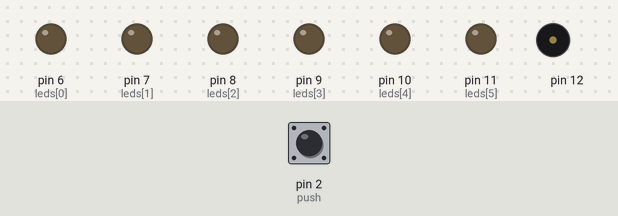
A sketch run on a simulated Arduino Uno, built with avr-gcc and run on an emulated ATmega328P. Parts: output pins drawn as LEDs (lit = HIGH), buzzer (waves = sounding). Inputs (shaded band) come from the test bench; at power-on: pin 2 (push) HIGH. What the sketch prints to the serial monitor is not drawn.

Above: at 2.1 s.
At 4.1 s:
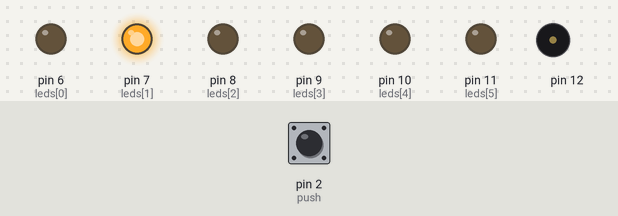
4.2 s: pin 2 (push) pulled LOW for 0.15 s
At 4.2 s:
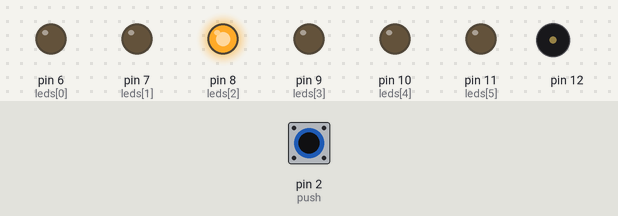
Timing chart, 0 to 13.2 s (numbered marks = the images above; inputs shaded):
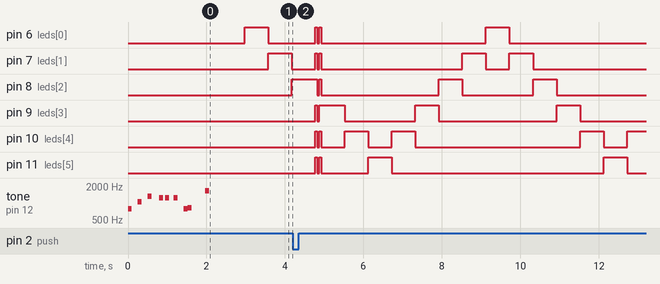

The sketch:

React_.ino
```cpp
/*
Reaktionsspiel
Taster drücken wenn die grüne LED leuchtet

LED grün = 11
LEDs farbig = 6,7, 8, 9, 10
Lautsprecher = 12
Taster (push) = 2
*/

#include <Tone.h>

int push   =  2; //Taster auf Pin 2
int leds[] = { 6, 7, 8, 9, 10, 11 }; //LEDs in einem array = Eingaben zusammen nehmen
int index = 0; //
boolean runningUp = true; //Taster im richtigen Moment drücken
int startSpeed = 600; //Start Spielgeschwindigkeit
int faster = 70; //maximale Spielgeschwindigkeit
boolean pressed = false; //Taster im falschen Moment drücken
int speed = startSpeed;

Tone speaker;

void setup() {

  Serial.begin(9600);
  Serial.println("setup");

  speaker.begin(12);

  pinMode( push, INPUT ); //Taster als Input definieren
  digitalWrite( push, HIGH ); //Wenn Taster gedrückt, passiert etwas
  attachInterrupt( 0, onPush, FALLING ); //Fehler beim falsch Drücken

  speaker.play( NOTE_G5, 100 );
  delay (250);
  speaker.play( NOTE_C6, 100 );
  delay (250);
  speaker.play( NOTE_E6, 100 );
  delay (300);
  speaker.play( NOTE_DS6, 100 );
  delay (150);
  speaker.play( NOTE_DS6, 100 );
  delay (220);
  speaker.play( NOTE_DS6, 100 );
  delay (250);
  speaker.play( NOTE_G5, 100 );
  delay (100);
  speaker.play( NOTE_GS5, 100 );
  delay (450);
  speaker.play( NOTE_GS6, 100 );
  delay (1000);

}

void loop() {

  litLed( index ); //LEDs nacheinander leuchten lassen
  delay( speed ); //Zeit zwischen den LEDs

  if( pressed ) { //Taster gedrückt

     if( index == 5 ) { //Richtig: Spiel geht schneller. Taster gedrückt wenn die 5. LED leuchtet = richtig. LEDs werden schneller
        speed -= faster;
     } else { //Falsch: Alle LEDs blinken (Ton) und Spiel beginnt von vorn. Taster im falschen Moment drücken, blinken die LEDs dreimal hintereinander kurz auf
        litAllLeds( HIGH );
        delay( 50 );
        litAllLeds( LOW );
        delay( 50 );
        litAllLeds( HIGH );
        delay( 50 );
        litAllLeds( LOW );
        speed = startSpeed;
     }

     pressed = false;
  }

  marchIndex();
}


void litAllLeds( int value ) {
  // loop over all leds
  for( int k = 0; k < 6; k = k + 1 )
  {
    pinMode( leds[k], OUTPUT );
    digitalWrite( leds[k], value );
  }
}


//LEDs leuchten nacheinander in der Reihnefolge des index auf

void litLed( int i )
{
  // loop over all leds
  for( int k = 0; k < 6; k = k + 1 )
  {
    pinMode( leds[k], OUTPUT );

    if( i == k )
    {
      digitalWrite( leds[k], HIGH );
    }
    else
    {
      digitalWrite( leds[k], LOW );
    }
  }
}


//Marschiert mit dem index rauf und runter

void marchIndex()
{
  if( runningUp ) {
    index++;
    if( index == 5 ) runningUp = false;
  } else {
     index--;
    if( index == 0 ) runningUp = true;
  }
}


//Wird aufgerufen sobald taste gedrückt wird

void onPush() {
  pressed = true;
}
```
